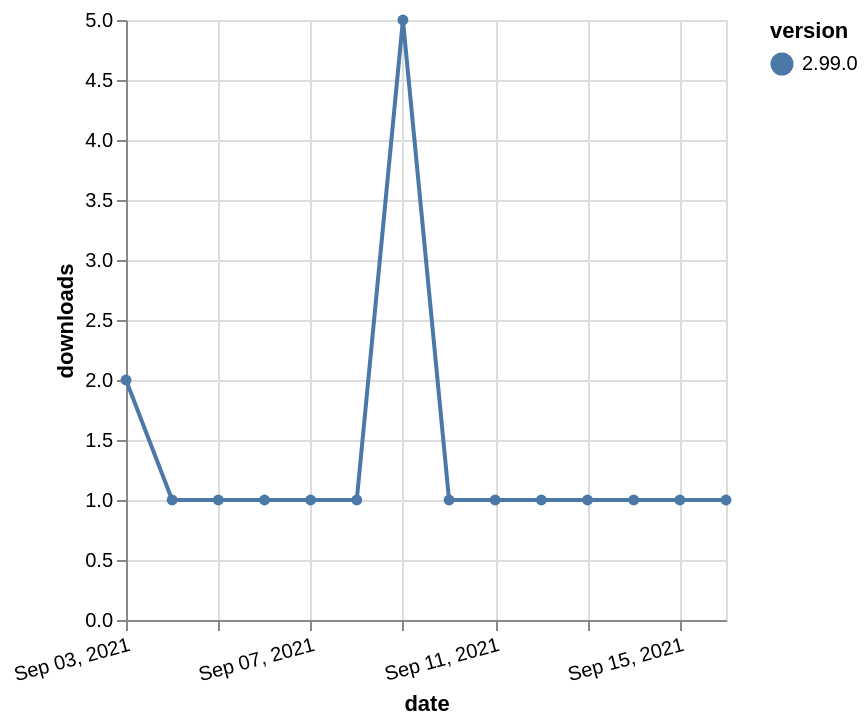

Express this chart as Vega-Lite.
### Vega-Lite specification from a JSON file in a GitHub repository (floating-point values rounded to 4 significant figures)
{"$schema": "https://vega.github.io/schema/vega-lite/v5.json", "description": "A simple bar chart with embedded data.", "data": {"values": [{"date": "2021-09-03", "total": 537, "delta": 2, "version": "2.99.0"}, {"date": "2021-09-04", "total": 538, "delta": 1, "version": "2.99.0"}, {"date": "2021-09-05", "total": 539, "delta": 1, "version": "2.99.0"}, {"date": "2021-09-06", "total": 540, "delta": 1, "version": "2.99.0"}, {"date": "2021-09-07", "total": 541, "delta": 1, "version": "2.99.0"}, {"date": "2021-09-08", "total": 542, "delta": 1, "version": "2.99.0"}, {"date": "2021-09-09", "total": 547, "delta": 5, "version": "2.99.0"}, {"date": "2021-09-10", "total": 548, "delta": 1, "version": "2.99.0"}, {"date": "2021-09-11", "total": 549, "delta": 1, "version": "2.99.0"}, {"date": "2021-09-12", "total": 550, "delta": 1, "version": "2.99.0"}, {"date": "2021-09-13", "total": 551, "delta": 1, "version": "2.99.0"}, {"date": "2021-09-14", "total": 552, "delta": 1, "version": "2.99.0"}, {"date": "2021-09-15", "total": 553, "delta": 1, "version": "2.99.0"}, {"date": "2021-09-16", "total": 554, "delta": 1, "version": "2.99.0"}]}, "width": "container", "mark": {"type": "line", "point": {"filled": true}}, "encoding": {"x": {"field": "date", "type": "temporal", "timeUnit": "yearmonthdate", "title": "date", "axis": {"labelAngle": -15}}, "y": {"field": "delta", "type": "quantitative", "title": "downloads"}, "color": {"field": "version", "type": "nominal"}, "tooltip": {"field": "delta"}}}
